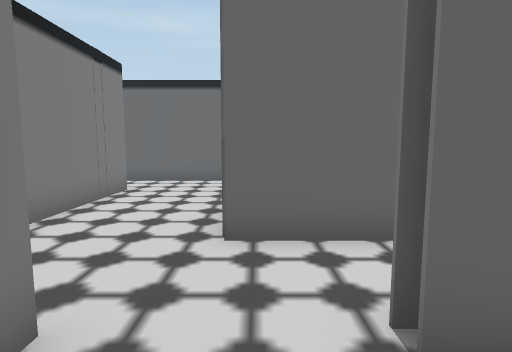
View 1 (above)

24 first-person views from a walk through a scene from a Unity 3-D project. The camera is 1.4 m above the floor, tilts 6° down and sees 80° across. The floor is counted in squares, 1 m on a side. Each view is taken from the middle of a square. On the plan, view 1 faces up. The plan holds only what a view shows up to about 14 squares ahead; the rest is blank. The place goes on beyond the plan. The player is left out.

View 2
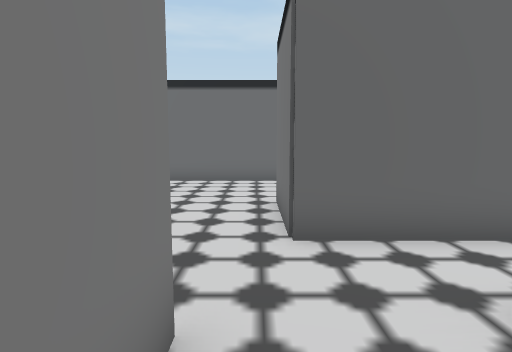

View 3
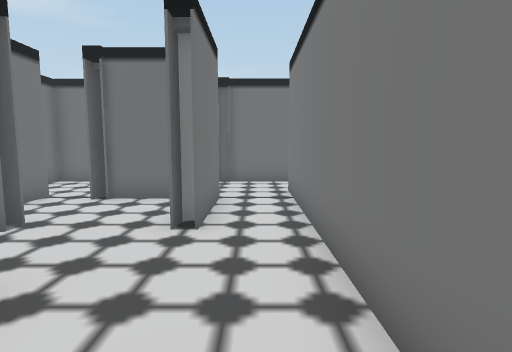

View 4
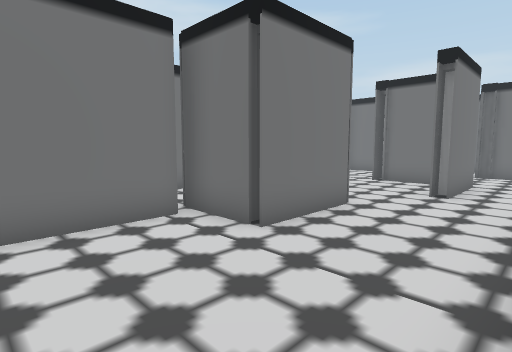

View 5
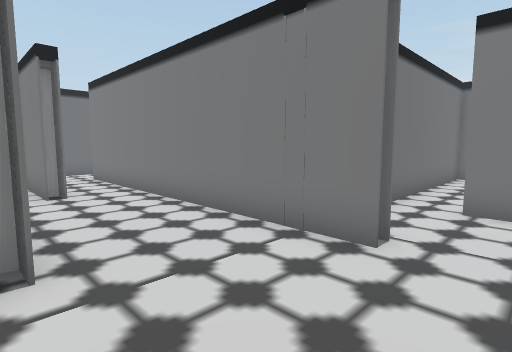

View 6
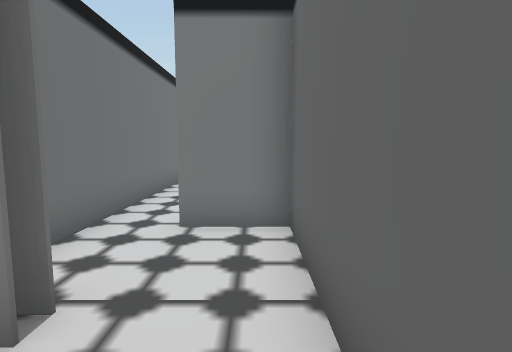

View 7
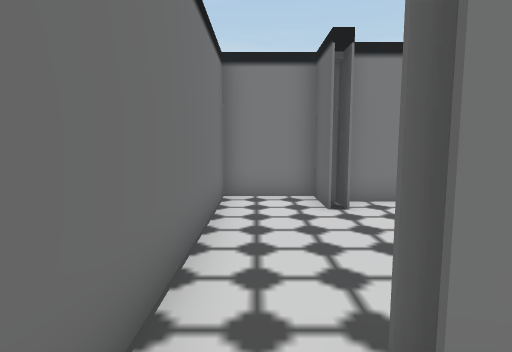

View 8
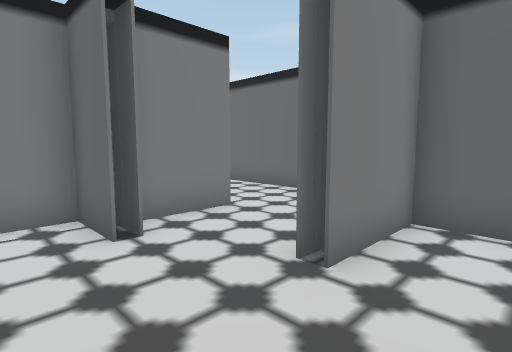

View 9
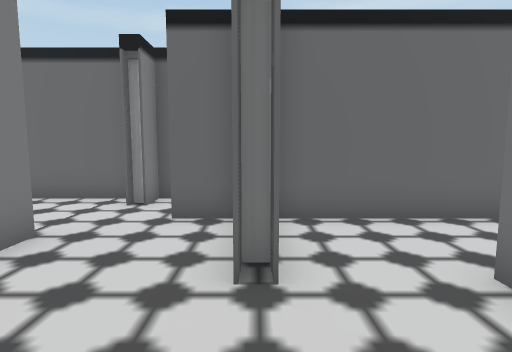

View 10
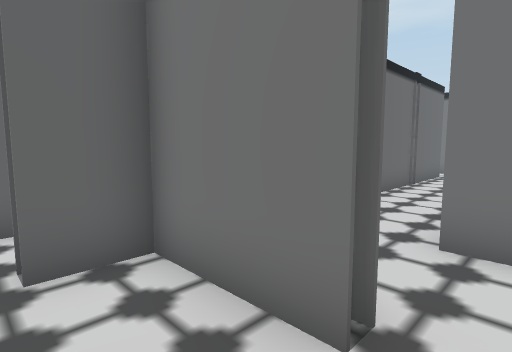

View 11
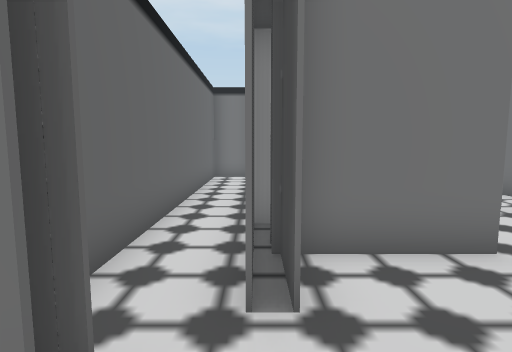

View 12
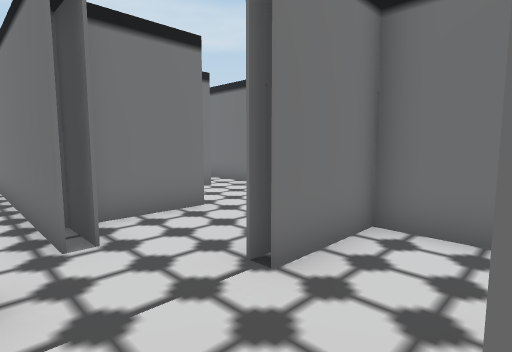

View 13
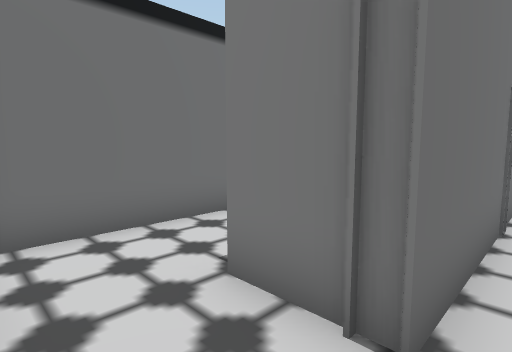

View 14
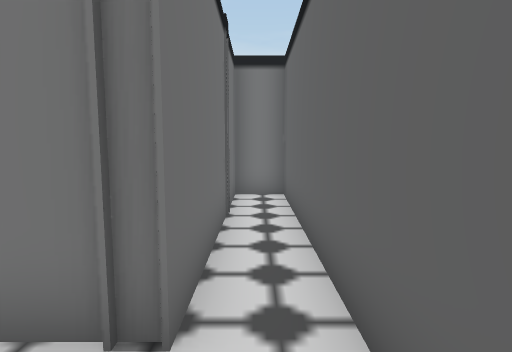

View 15
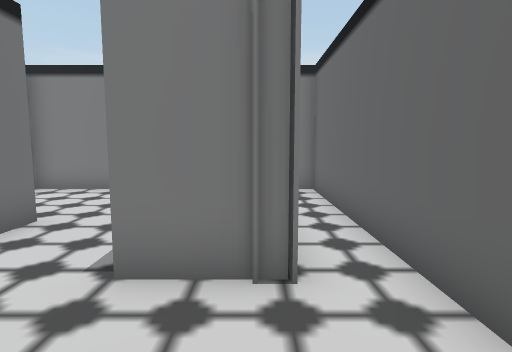

View 16
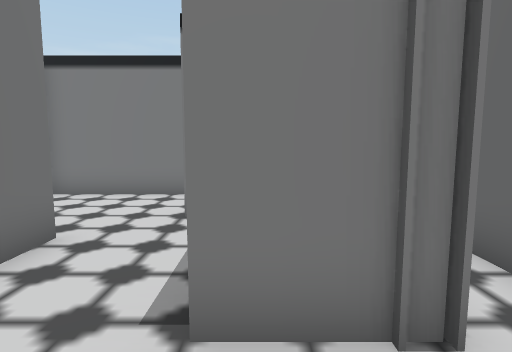

View 17
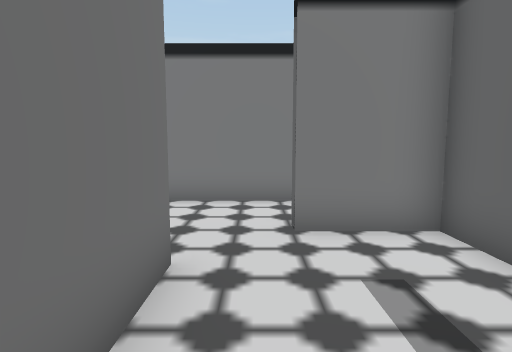

View 18
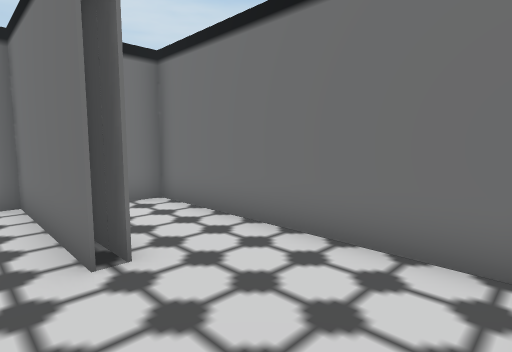

View 19
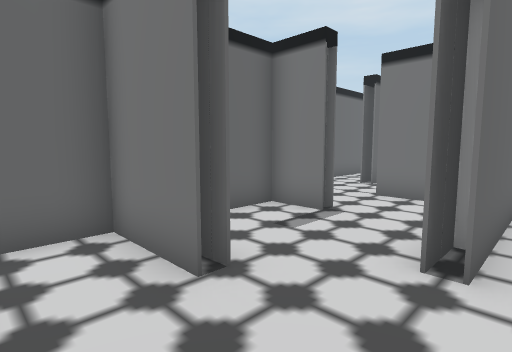

View 20
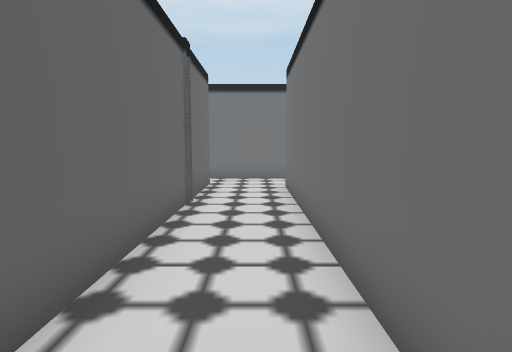

View 21
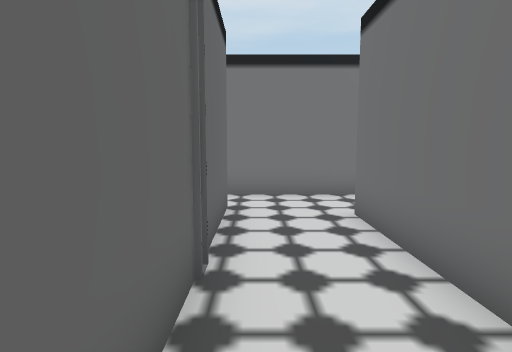

View 22
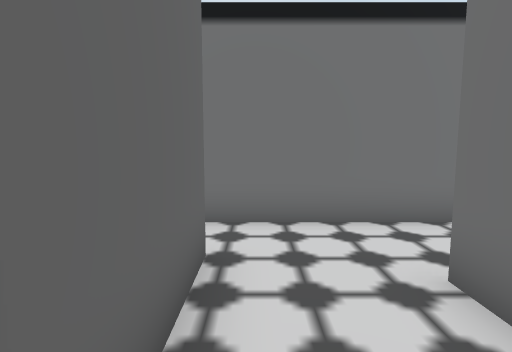

View 23
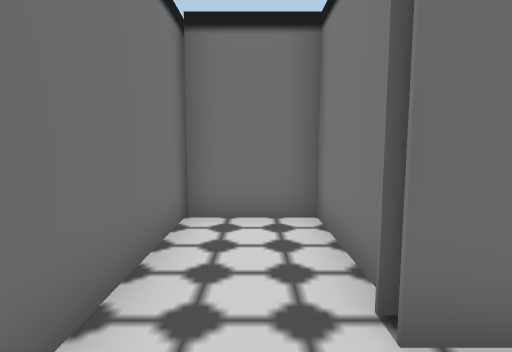

View 24
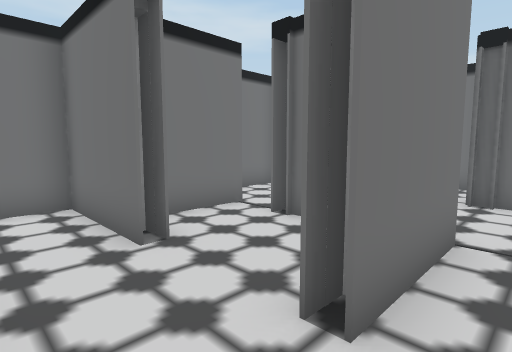

### Floor plan
Ten units are one square. View 1 is at (0, 0); x grows to the right and y downward. Boxes are objects, and circles mark ways between rooms. Rooms are numbered by the first view taken in them; rooms with no view inside come last. Other rooms are left out.
<svg viewBox="-229 -173 278 221">
<path fill="none" stroke="#000" d="M-1 -70 -1 -74 21 -74M14 -78 14 -106M-16 -21 -16 5M-20 -21 -20 -15M28 -43 -5 -43 -5 -74M10 -22 44 -22 44 -35M-40 -94 -40 -25M16 -18 10 -18 18 -18M-1 -116 -71 -116 -71 -96M-64 -81 -54 -81M-9 7 9 7M25 11 25 -10M-124 -106 -141 -106 -141 -81 -64 -81M-98 -125 -102 -125 -102 -119M-75 -96 -75 -121M-124 -110 -134 -110M-134 -136 -134 -108M-132 -168 -224 -168 -224 -154 -160 -154 -160 -135M-101 -150 -116 -150M-102 -119 -102 -146 -116 -146M-98 -119 -98 -125M-198 -125 -198 -131M-171 -110 -185 -110 -138 -110 -138 -136M-202 -125 -202 -150 -218 -150M-165 -135 -165 -150 -198 -150 -198 -126M-224 -130 -224 -81 -146 -81 -146 -90M-150 -106 -185 -106 -172 -106M-134 -131 -134 -136M18 -112 18 -83 44 -83M28 -146 -98 -146 -98 -119M-70 -120 21 -120M44 -79 44 -150M-116 -151 -50 -151M-116 -147 -101 -147M-129 -162 -129 -158M-10 -154 -10 -168 -125 -168 -125 -158M-20 9 -20 -21M-16 -15 -16 -21M-34 43 -15 43M-40 -25 -40 22"/>
<circle cx="-70" cy="-90" r="3" fill="#2a7"/>
<circle cx="-30" cy="-20" r="3" fill="#2a7"/>
<circle cx="-115" cy="-125" r="3" fill="#2a7"/>
<circle cx="-85" cy="-120" r="3" fill="#2a7"/>
<circle cx="-150" cy="-130" r="3" fill="#2a7"/>
<circle cx="-120" cy="-150" r="3" fill="#2a7"/>
<text x="-10" y="-60">1</text>
<text x="-100" y="-100">2</text>
<text x="-150" y="-150">3</text>
<text x="-190" y="-110">4</text>
<text x="-20" y="-130">5</text>
<text x="-70" y="-160">6</text>
<text x="-30" y="10">7</text>
</svg>
Room 1 opens to room 2. Room 1 opens to room 7. Room 2 opens to room 3. Room 2 opens to room 5. Room 3 opens to room 4. Room 3 opens to room 6.

Where each view was taken, in squares from view 1:
view 1: 0 up, 0 right, facing up
view 2: 0 up, 1 left, facing up
view 3: 7 up, 3 left, facing down
view 4: 11 up, 4 left, facing down-right
view 5: 11 up, 0 right, facing down-left
view 6: 11 up, 2 left, facing left
view 7: 9 up, 6 left, facing left
view 8: 9 up, 8 left, facing up-left
view 9: 9 up, 10 left, facing up
view 10: 11 up, 12 left, facing up-right
view 11: 15 up, 14 left, facing right
view 12: 16 up, 16 left, facing down-right
view 13: 16 up, 14 left, facing down-left
view 14: 16 up, 14 left, facing left
view 15: 15 up, 13 left, facing left
view 16: 14 up, 14 left, facing left
view 17: 12 up, 15 left, facing left
view 18: 12 up, 22 left, facing down-right
view 19: 10 up, 22 left, facing up-right
view 20: 13 up, 8 left, facing right
view 21: 14 up, 4 left, facing right
view 22: 14 up, 1 left, facing right
view 23: 14 up, 3 right, facing down
view 24: 4 up, 3 left, facing down-right
